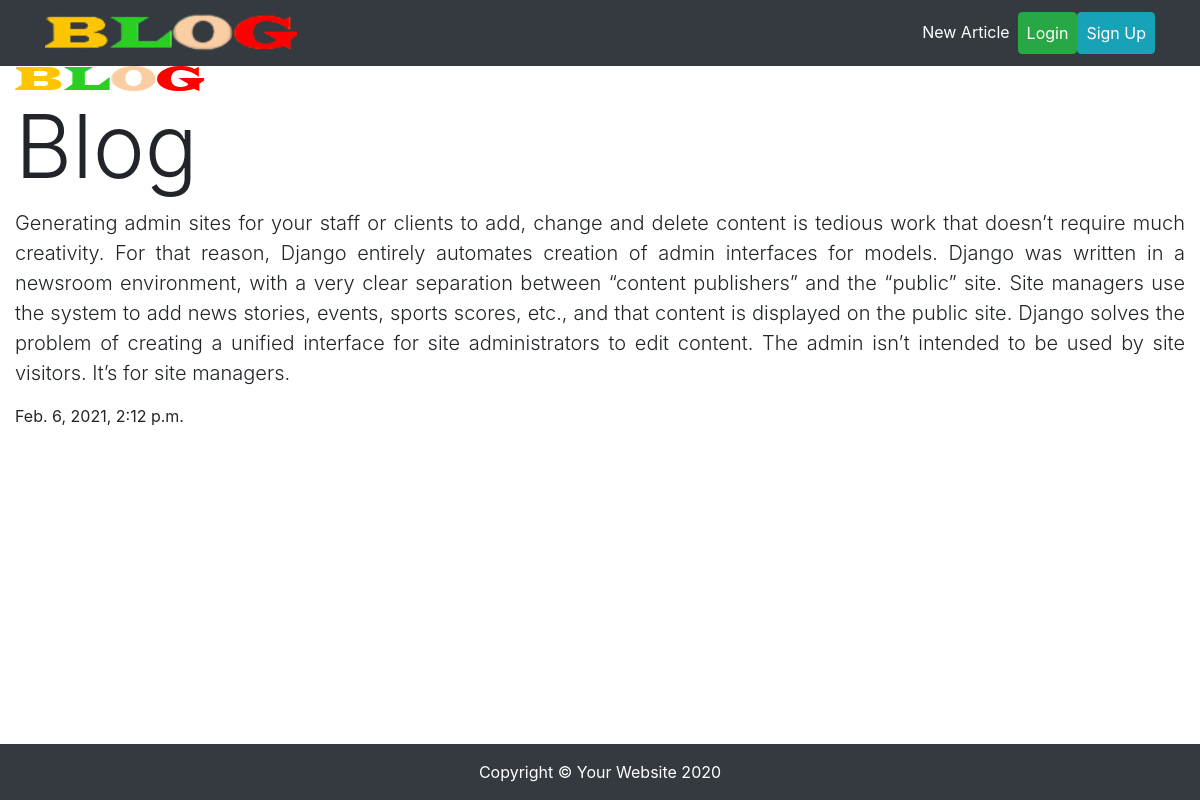
Screenshot of /articles/wwwwwwwwwwwwwww/ with the database file from the repository.
### articles/models.py (models this page shows, shortened)
class Articles(models.Model):
    title = models.CharField(max_length=100)
    slug = models.SlugField()
    body = models.TextField()
    date = models.DateTimeField(auto_now_add=True)
    thumb = models.ImageField(default='default.png',blank=True)
    authur = models.ForeignKey(User,default=None,on_delete=models.CASCADE)

### articles/views.py (the view)
def article_detail(request,slug):
    article = Articles.objects.get(slug=slug)
    return render(request,'articles/articles_details.html',{'article':article})

### articles/templates/articles/articles_details.html (shortened to what this page needs)
{% extends 'base.html' %}
{% load static %}
{% block container %}
<div class="article-details col-md ">
    <div class="article">
        <img src="{{article.thumb.url}}" alt="">
        <h2 class="display-2">{{article.title}}</h2>
        <p class="lead text-justify text-body">{{article.body}}</p>
        <p class="date-icon">{{article.date}}</p>
    </div>
</div>
{% endblock container %}

### static/css/blog-post.css (style rules this page uses)
body { padding-top: 56px; }

### rows the page displays
Articles: thumb (placeholder picture), title "Blog", body "Generating admin sites for your staff or clients to add, change and delete content is tedious work that doesn’t require much creativity. For that reason, Django entirely automates creation of admin interfaces for models. Django was written in a newsroom environment, with a very clear separation between “content publishers” and the “public” site. Site managers use the system to add news stories, events, sports scores, etc., and that content is displayed on the public site. Django solves the problem of creating a unified interface for site administrators to edit content. The admin isn’t intended to be used by site visitors. It’s for site managers.", date "Feb. 6, 2021, 2:12 p.m."
